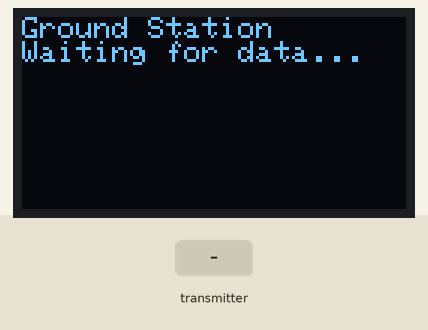
Simulated run of this sketch. Board: ESP32. On the bench: 128×64 one-colour display. The inputs (shaded band) are chosen by the test bench. What the sketch prints to the serial monitor is not drawn.

Above: at 1.2 s.
1.3 s: the transmitter starts sending pressure = 0
At 2.2 s:
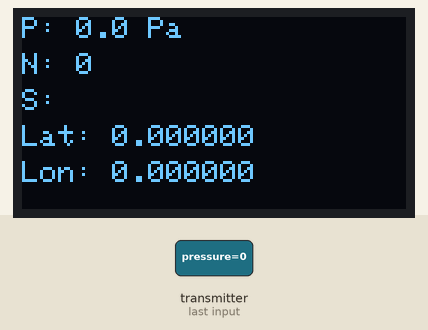
2.8 s: the transmitter starts sending num = 1024
At 3.4 s:
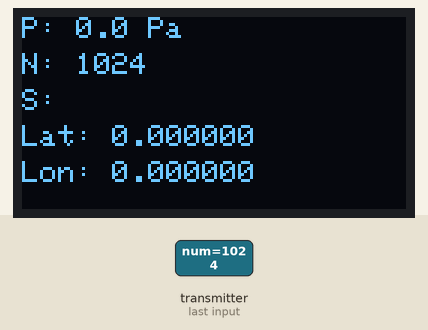
4.3 s: the transmitter starts sending state = 0
At 5.5 s:
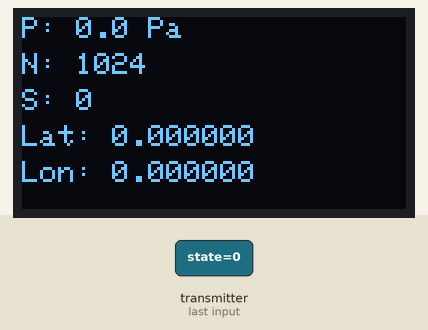
5.8 s: the transmitter starts sending lat = 25
At 6.9 s:
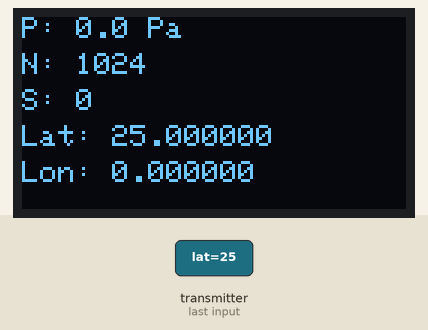
7.3 s: the transmitter starts sending lon = 25
At 8.0 s:
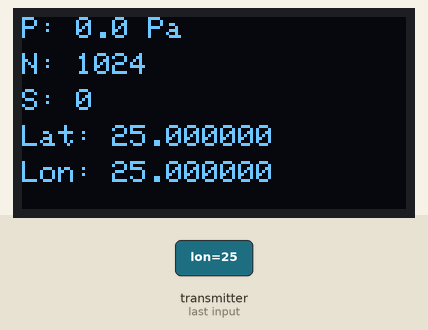
8.8 s: the transmitter starts sending pressure = 1
At 9.2 s:
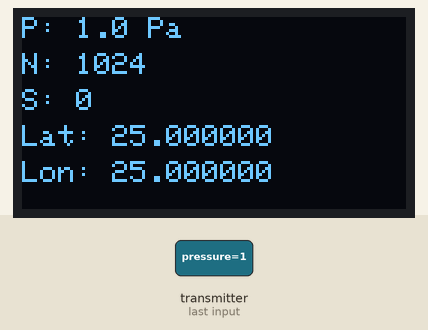
Timing chart, 0 to 11.3 s (numbered marks = the images above; inputs shaded):
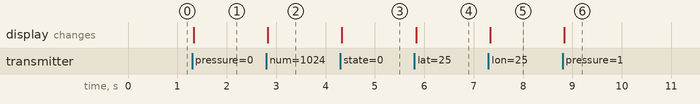

The sketch:

groundstation.ino
```cpp
#include <esp_now.h>
#include <WiFi.h>
#include <Wire.h>
#include <Adafruit_GFX.h>
#include <Adafruit_SSD1306.h>
#include "protocol.h"

#define SCREEN_WIDTH 128
#define SCREEN_HEIGHT 64
#define OLED_RESET -1
#define OLED_ADDR 0x3C

// vasen
#define J1_X 34
#define J1_Y 35
#define SW1 25

// oikia
#define J2_X 32
#define J2_Y 33
#define SW2 26

#define DEADZONE 300
#define CENTER 2048

Adafruit_SSD1306 display(SCREEN_WIDTH, SCREEN_HEIGHT, &Wire, OLED_RESET);

uint8_t bridgeMAC[] = { 0x98, 0xA3, 0x16, 0xF8, 0x25, 0x40 };

esp_now_peer_info_t peerInfo;

SensorData latest;
bool dataReceived = false;

void onDataRecv(const esp_now_recv_info *info, const uint8_t *data, int len) {
  if (len == sizeof(SensorData)) {
    memcpy(&latest, data, sizeof(latest));
    dataReceived = true;
  }
}

void onDataSent(const wifi_tx_info_t *info, esp_now_send_status_t status) {
  Serial.print("Sent to: ");
  for (int i = 0; i < 6; i++) {
    Serial.printf("%02X", info->des_addr[i]);
    if (i < 5) Serial.print(":");
  }
  Serial.print(" -> ");
  Serial.println(status == ESP_NOW_SEND_SUCCESS ? "OK" : "FAIL");
}

void updateDisplay() {
  display.clearDisplay();
  display.setTextSize(1);
  display.setTextColor(SSD1306_WHITE);

  display.setCursor(0, 0);
  display.print("P: ");
  display.print(latest.pressure, 1);
  display.println(" Pa");

  display.setCursor(0, 12);
  display.print("N: ");
  display.println(latest.num);

  display.setCursor(0, 24);
  display.print("S: ");
  display.println(latest.state);

  display.setCursor(0, 36);
  display.print("Lat: ");
  display.println(latest.lat, 6);

  display.setCursor(0, 48);
  display.print("Lon: ");
  display.println(latest.lon, 6);

  display.display();
}

void sendCommand(const char *cmdStr) {
  Command c;
  memset(&c, 0, sizeof(c));  // zero out the whole struct
  strncpy(c.cmd, cmdStr, sizeof(c.cmd) - 1);
  esp_now_send(bridgeMAC, (uint8_t *)&c, sizeof(c));
  Serial.print("Sent: ");
  Serial.println(cmdStr);
}

void setup() {
  Serial.begin(115200);
  pinMode(SW1, INPUT_PULLUP);
  pinMode(SW2, INPUT_PULLUP);

  if (!display.begin(SSD1306_SWITCHCAPVCC, OLED_ADDR)) {
    Serial.println("OLED init failed!");
    while (true);
  }
  display.clearDisplay();
  display.setTextSize(1);
  display.setTextColor(SSD1306_WHITE);
  display.setCursor(0, 0);
  display.println("Ground Station");
  display.println("Waiting for data...");
  display.display();

  WiFi.mode(WIFI_STA);

  if (esp_now_init() != ESP_OK) {
    Serial.println("ESP-NOW init failed!");
    while (true);
  }

  esp_now_register_recv_cb(onDataRecv);
  esp_now_register_send_cb(onDataSent);

  memcpy(peerInfo.peer_addr, bridgeMAC, 6);
  peerInfo.channel = 0;
  peerInfo.encrypt = false;

  if (esp_now_add_peer(&peerInfo) != ESP_OK) {
    Serial.println("Failed to add peer!");
    while (true);
  }

  Serial.println("Ground station ready");
  Serial.println("Commands: arm, disarm, ping");
  Serial.println("SW1 = arm, SW2 = disarm");
}

void loop() {
// tämmöne juttu controllerille joystick pohjaa -> arm / disarm
/*
  // --- Joystick buttons ---
  static bool sw1Pressed = false;
  static bool sw2Pressed = false;

  if (digitalRead(SW1) == LOW && !sw1Pressed) {
    sw1Pressed = true;
    sendCommand("arm");
  }
  if (digitalRead(SW1) == HIGH) sw1Pressed = false;

  if (digitalRead(SW2) == LOW && !sw2Pressed) {
    sw2Pressed = true;
    sendCommand("disarm");
  }
  if (digitalRead(SW2) == HIGH) sw2Pressed = false;
*/
  // --- Display received data ---
  if (dataReceived) {
    updateDisplay();

    Serial.print("P:");
    Serial.print(latest.pressure);
    Serial.print(" N:");
    Serial.print(latest.num);
    Serial.print(" S:");
    Serial.print(latest.state);
    Serial.print(" Lat:");
    Serial.print(latest.lat, 6);
    Serial.print(" Lon:");
    Serial.println(latest.lon, 6);

    dataReceived = false;
  }

  // --- Serial commands still work too ---
  if (Serial.available()) {
    String input = Serial.readStringUntil('\n');
    input.trim();
    if (input.length() > 0) {
      sendCommand(input.c_str());
    }
  }
}
```

protocol.h
```cpp
#pragma once
#include <stdint.h>
#include <string.h>

// Sync bytes for framing
static const uint8_t SYNC1 = 0xAA;
static const uint8_t SYNC2 = 0x55;

#pragma pack(push, 1)
struct SensorData {
    float   pressure;
    int32_t num;
    char    state[16];
    float   lat;
    float   lon;
};

struct Command {
    char cmd[32];
};
#pragma pack(pop)

// XOR checksum over payload bytes
static uint8_t calcChecksum(const uint8_t *buf, size_t len) {
    uint8_t cs = 0;
    for (size_t i = 0; i < len; i++) cs ^= buf[i];
    return cs;
}

// Send a packet: [SYNC1][SYNC2][payload...][checksum]
template<typename T>
static void sendPacket(HardwareSerial &serial, const T &payload) {
    const uint8_t *buf = (const uint8_t *)&payload;
    size_t len = sizeof(T);
    serial.write(SYNC1);
    serial.write(SYNC2);
    serial.write(buf, len);
    serial.write(calcChecksum(buf, len));
}

// Receive a packet using a state-machine. Returns true when a valid packet
// has been received and copied into 'out'. Call repeatedly from loop().
// NOTE: static local variables are per template instantiation, so
// receivePacket<SensorData> and receivePacket<Command> maintain independent state.
template<typename T>
static bool receivePacket(HardwareSerial &serial, T &out) {
    static uint8_t  buf[sizeof(T) + 1];  // +1 for checksum byte
    static size_t   pos    = 0;
    static bool     synced = false;
    static uint8_t  prev   = 0xFF;  // init to non-SYNC1 value

    while (serial.available()) {
        uint8_t b = (uint8_t)serial.read();

        if (!synced) {
            if (prev == SYNC1 && b == SYNC2) {
                synced = true;
                pos    = 0;
            }
            prev = b;
            continue;
        }

        buf[pos++] = b;

        if (pos == sizeof(T) + 1) {  // payload + checksum byte
            synced = false;
            pos    = 0;
            uint8_t expected = calcChecksum(buf, sizeof(T));
            if (buf[sizeof(T)] == expected) {
                memcpy(&out, buf, sizeof(T));
                return true;
            }
            // Bad checksum — drop and keep looking
        }
    }
    return false;
}
```

Measured:
- after the input at 1.3 s, the display: changes at once (image 1)
- after the input at 2.8 s, the display: changes at once (image 2)
- after the input at 4.3 s, the display: changes at once (image 3)
- after the input at 5.8 s, the display: changes at once (image 4)
- after the input at 7.3 s, the display: changes at once (image 5)
- after the input at 8.8 s, the display: changes at once (image 6)
